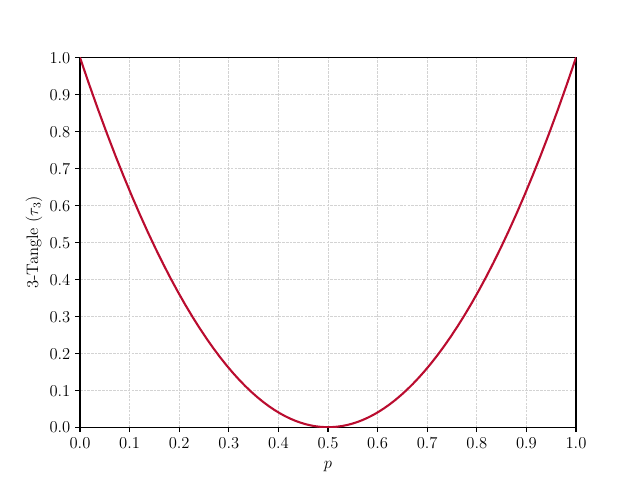

Write Python code to recreate this figure.
import numpy as np
from matplotlib import rc
import matplotlib.pyplot as plt

rc('font',**{'family':'Times New Roman','sans-serif':['Times New Roman'], 'size': 12})
rc('text', usetex=True)

lw = 0.8

fig = plt.figure()
DPI = fig.get_dpi()
fig.set_size_inches(1920 / float(DPI), 1080 / float(DPI))

ax = plt.figure().add_subplot()
ax.set_xlim(0, 1)
ax.set_ylim(0, 1)
ax.xaxis.set_ticks(np.linspace(0, 1, 11))
ax.yaxis.set_ticks(np.linspace(0, 1, 11))
ax.set_xlabel(r'$p$')
ax.set_ylabel(r'3-Tangle ($\tau_3$)')
ax.grid(linestyle='--', linewidth=0.5, color='lightgray', zorder=4)
ax.spines['top'].set_linestyle('-')
ax.spines['right'].set_linestyle('-')
ax.spines['bottom'].set_linestyle('-')
ax.spines['left'].set_linestyle('-')
ax.spines['top'].set_linewidth(lw)
ax.spines['right'].set_linewidth(lw)
ax.spines['bottom'].set_linewidth(lw)
ax.spines['left'].set_linewidth(lw)
ax.spines['top'].set_color('k')
ax.spines['right'].set_color('k')
ax.spines['bottom'].set_color('k')
ax.spines['left'].set_color('k')

p = np.linspace(0, 1, 100000)
tau = (2 * p - 1) ** 2

ax.plot(p, tau, ls='-', c='#ba0c2f', zorder=3)
plt.savefig('p_tangle.pdf')